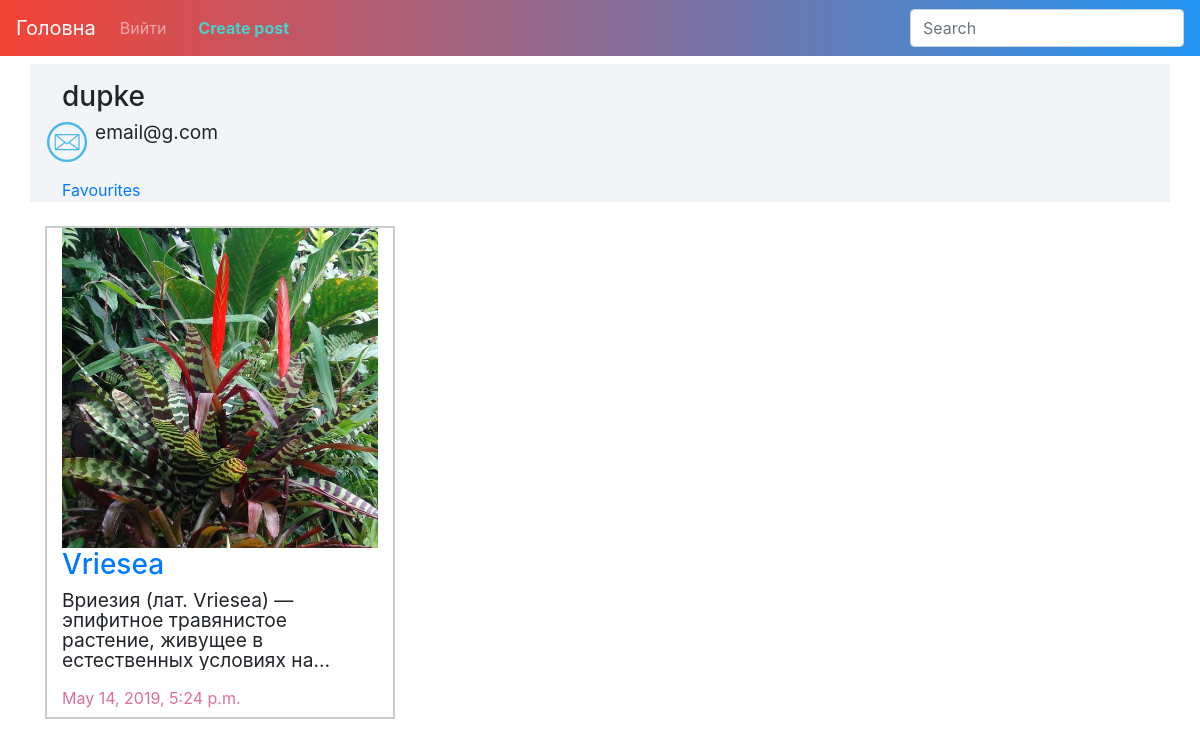
Screenshot of /profile/20/ with the database file from the repository.
### blog/models.py (models this page shows, shortened)
class Post(models.Model):
    STATUS_CHOISES = (
        ('Published', 'Published'),
        ('Draft', 'Draft'),
    )
    title = models.CharField(max_length=30)
    body = models.TextField()
    created = models.DateTimeField(auto_now_add=True)
    updated = models.DateTimeField(auto_now=True)
    likes= models.ManyToManyField(settings.AUTH_USER_MODEL, blank=True, related_name='post_likes')
    slug = models.SlugField(max_length=250, unique=True)
    thumb = models.ImageField(upload_to='post_image', blank=True, default='default.png')
    user = models.ForeignKey(User, on_delete=models.CASCADE, default=1)

### blog/views.py (the view)
# urls.py: url(r'profile/(?P<pk>[-\w]+)/', get_user_profile, name='get_user_profile'),
def get_user_profile(request, pk):
    template = 'user_page.html'
    user = get_object_or_404(User, pk=pk)
    comments = Comment.objects.filter(user = user).order_by('-timestamp')
    items = Post.objects.all().filter(user=user).order_by('-created')
    favorites = Favorite.objects.filter(user=user)
    profile = UserProfile.objects.get(user=user)
    context = {
        'user': user,
        'comments': comments,
        'profile': profile,
        'items': items,
        'favorites':favorites,
    }
    return render(request, template, context)

### templates/user_page.html (shortened to what this page needs)
{% extends 'base.html' %}
{% load staticfiles %}
{% block body %}
    <div class="container" style="margin-top: 1em;">
		<div class="row">
			<div class="col-lg-11 col-md-11 col-sm-11 col-xs-11" style="background-color: #f2f4f7; padding-left: 2em; padding-top: 1em;">
				<h3>{{ user.username }}</h3>
				<div class="row"><img src="{% static 'images/email.png'%}" class="shareico"><p>{{ user.email }}</p></div>
                <div class="row"><p>{{ profile.bio }}</p></div>
                <a href="{% url 'blog:get_user_favourites' user.pk %}">Favourites</a>
			</div>
            <div class="col-1" id="ico_img" style="background-color: #f2f4f7;">
            </div>
		</div>
	</div>
    <div class="container">
        <div class="row">
        {% for obj in items %}
                    <div class="col-lg-4 col-md-4 col-sm-12 col-xs-12">
                        <div class="col-12" id="stuff">
                            <div class="thumbnail">
                                <img class="post_pic" src="{{ obj.thumb.url }}">
                            </div>
                            <a href="{% url 'blog:post_detail' obj.pk %}"><h3>{{ obj.title }}</h3></a>
                            <p>{{ obj.body }}</p>
                            <label>{{ obj.created }}</label>
                        </div>
                    </div>
        {% endfor %}
        </div>
    </div>
{% endblock %}

### templates/base.html (style rules this page uses)
html { overflow-x: hidden; }

### templates/user_page.html (style rules this page uses)
.thumbnail { position: relative; width: 100%; height: 20em; overflow: hidden; }
.thumbnail img { position: absolute; left: 50%; top: 50%; height: 100%; width: auto; -webkit-transform: translate(-50%,-50%); -ms-transform: translate(-50%,-50%); transform: translate(-50%,-50%); }
p { font-size: 1.2em; }
.shareico { height: 40px; width: auto; margin-right: 0.5em; }
p { overflow: hidden; text-overflow: ellipsis; display: -webkit-box; line-height: 20px; max-height: 100px; -webkit-line-clamp: 4; -webkit-box-orient: vertical; }
label { color: palevioletred; }
#stuff { margin-bottom: 5%; border: #c7cecc 2px solid; height: 97%; margin-bottom: 4%; }
.container { padding-bottom: 2%; }

### rows the page displays
Post: thumb (picture), title "Vriesea", body "Вриезия (лат. Vriesea) — эпифитное травянистое растение, живущее в естественных условиях…", created "May 14, 2019, 5:24 p.m."

### other values shown
{{ user.username }} "dupke"
{{ user.email }} "email@g.com"
